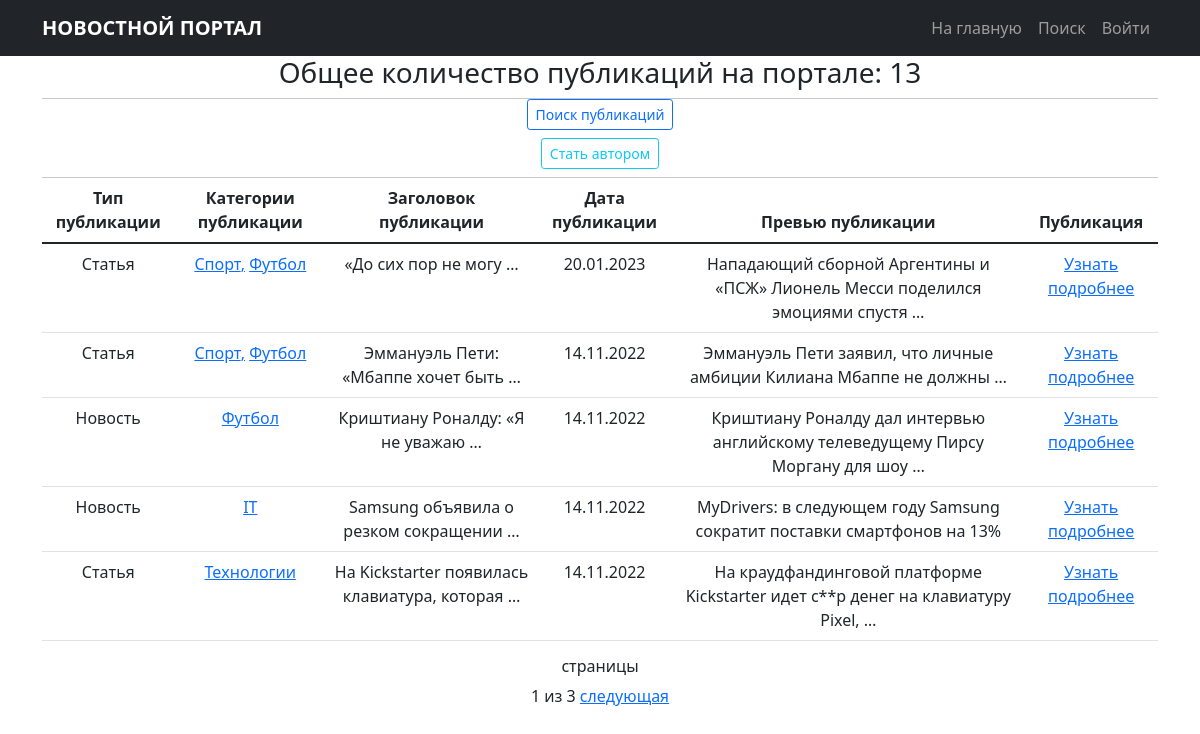
Before: /news/ with the older database file.
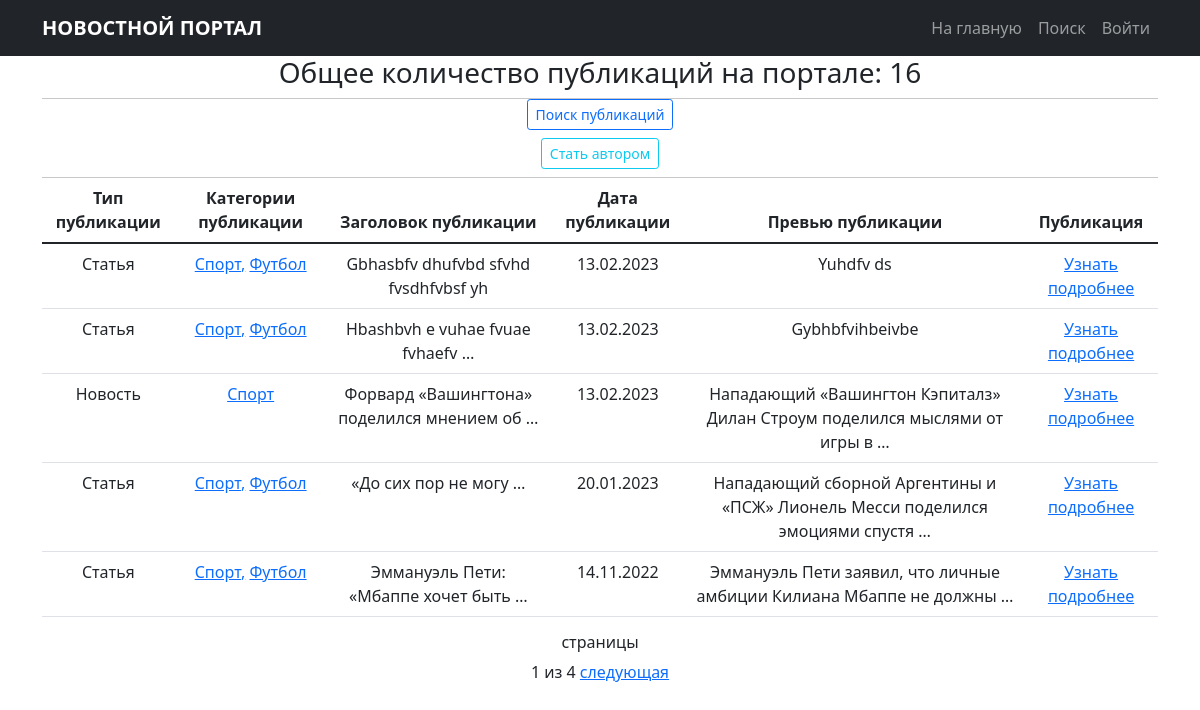
After: the same page with the newer database file.
### news/models.py (models this page shows, shortened)
class Post(models.Model):
    posts = 'PT'
    news = 'NS'
    TYPES = [
        (posts, 'Статья'),
        (news, 'Новость')
    ]
    postsOrNews = models.CharField(max_length=2,
                                   choices=TYPES,
                                   default=posts)
    timeIn = models.DateTimeField(auto_now_add=True)
    header = models.CharField(max_length=128)
    text = models.TextField()
    rating = models.IntegerField(default=0)
    postAuthor = models.ForeignKey(Author,
                                   on_delete=models.CASCADE)
    postCategories = models.ManyToManyField(Category,
                                            through='PostCategory')

class Category(models.Model):
    categories = models.CharField(max_length=255,
                                  unique=True)
    subscribers = models.ManyToManyField(User,
                                         related_name='sub_categories',
                                         through='SubscribeCategories')

### news/views.py (the view)
# urls.py: path('', PostList.as_view(), name='news_list'),
class PostList(ListView):
    model = Post
    ordering = '-timeIn'
    template_name = 'news.html'
    context_object_name = 'news'
    paginate_by = 5
    def get_context_data(self, **kwargs):
        context = super().get_context_data(**kwargs)
        context['is_author'] = self.request.user.groups.filter(name='authors').exists()
        return context

### news/templatetags/custom_tags.py (called while the page is built)
@register.simple_tag(takes_context=True)
def url_replace(context, **kwargs):
    d = context['request'].GET.copy()
    for k, v in kwargs.items():
        d[k] = v
    return d.urlencode()

### templates/news.html (shortened to what this page needs)
{% extends 'flatpages/default.html' %}
{% load custom_filter %}
{% load custom_tags %}
{% block content %}
    <h3>
        <td>Общее количество публикаций на портале: </td>
         {{ paginator.count }}
    </h3>
    <div class="line"></div>
    <h5>
        <a href="{% url 'news_search' %}" class="btn btn-outline-primary btn-sm">Поиск публикаций</a>
    </h5>
    {% if not is_author %}
    <h5>
        <a href="{% url 'become_author' %}" class="btn btn-outline-info btn-sm">Стать автором</a>
    </h5>
    {% endif %}
    <div class="line"></div>
    {% if news %}
        <table class="table">
            <thead>
                <tr>
                    <th scope="col">Тип публикации</th>
                    <th scope="col">Категории публикации</th>
                    <th scope="col">Заголовок публикации</th>
                    <th scope="col">Дата публикации</th>
                    <th scope="col">Превью публикации</th>
                    <th scope="col">Публикация</th>
                </tr>
            </thead>
            <tbody>
            {% for post in news %}
                <tr>
                    <td>{{ post.get_postsOrNews_display }}</td>
                    <td>
                        {% for category in post.postCategories.all %}
                            {% if not forloop.last %}
                                <a href="{% url 'category_list' category.id %}">{{ category.categories }},</a>
                            {% else %}
                                <a href="{% url 'category_list' category.id %}">{{ category.categories }}</a>
                            {% endif %}
                        {% endfor %}
                    </td>
                    <td>{{ post.header|truncatewords:5|censor }}</td>
                    <td>{{ post.timeIn|date:'d.m.Y'}}</td>
                    <td>{{ post.text|truncatewords:10|censor }}</td>
                    <td><a href="{{ post.id }}">Узнать подробнее</a></td>
                </tr>
            {% endfor %}
            </tbody>
        </table>
    {% else %}
        <h2>Публикации отсутствуют</h2>
    {% endif %}
    <h6>страницы</h6>
    {{ page_obj.number }} из {{ page_obj.paginator.num_pages }}
    {% if page_obj.has_next %}
        <a href="?{% url_replace page=page_obj.next_page_number %}">следующая</a>
    {% endif %}
{% endblock content %}

Changed rows visible on the page:
no longer on this page (row unchanged): Post: postsOrNews "Новость", header|censor "Криштиану Роналду: «Я не уважаю …", timeIn "14.11.2022", text|censor "Криштиану Роналду дал интервью английскому телеведущему Пирсу Моргану для шоу …", Category (categories "Футбол")
no longer on this page (row unchanged): Post: postsOrNews "Новость", header|censor "Samsung объявила о резком сокращении …", timeIn "14.11.2022", text|censor "MyDrivers: в следующем году Samsung сократит поставки смартфонов на 13%"
no longer on this page (row unchanged): Category: categories "IT", shown under "Новость"
no longer on this page (row unchanged): Post: postsOrNews "Статья", header|censor "На Kickstarter появилась клавиатура, которая …", timeIn "14.11.2022", text|censor "На краудфандинговой платформе Kickstarter идет с**р денег на клавиатуру Pixel, …"
no longer on this page (row unchanged): Category: categories "Технологии", shown under "Статья"
added Post: postsOrNews "Статья", header|censor "Gbhasbfv dhufvbd sfvhd fvsdhfvbsf yh", timeIn "13.02.2023", text|censor "Yuhdfv ds", Category (categories "Спорт"), Category (categories "Футбол")
added Post: postsOrNews "Статья", header|censor "Hbashbvh e vuhae fvuae fvhaefv …", timeIn "13.02.2023", text|censor "Gybhbfvihbeivbe", Category (categories "Спорт"), Category (categories "Футбол")
added Post: postsOrNews "Новость", header|censor "Форвард «Вашингтона» поделился мнением об …", timeIn "13.02.2023", text|censor "Нападающий «Вашингтон Кэпиталз» Дилан Строум поделился мыслями от игры в …", Category (categories "Спорт")
Other visible differences:
{{ paginator.count }}: "13" → "16"
{{ page_obj.paginator.num_pages }}: "3" → "4"
